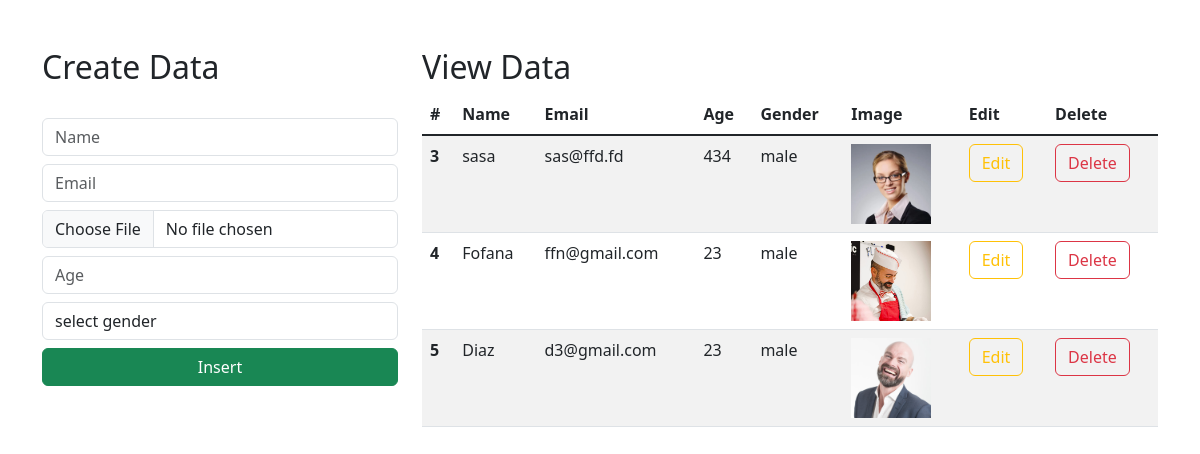
The page / on the database its author committed.
### app/models.py (models this page shows, shortened)
class Student(models.Model):
    name=models.CharField(max_length=25,blank=False,null=False)
    email=models.EmailField()
    age=models.IntegerField()
    gender=models.CharField(max_length=25,blank=False,null=False)
    image = models.ImageField(upload_to='uploads/images', default="logo.png")

### app/views.py (the view)
# urls.py: path('',views.index,name="index"),
def index(request):
    data=Student.objects.all()
    context={"data":data}
    return render(request,"index.html",context)

### app/templates/index.html (shortened to what this page needs)
<!doctype html>
<html lang="en">
    <link href="https://cdn.jsdelivr.net/npm/bootstrap@5.3.0-alpha1/dist/css/bootstrap.min.css" rel="stylesheet">
  <head>
  </head>
  <body>
      <div class="container mt-5">
        <div class="row">
            <div class="col-md-4">
                <h2>Create Data</h2>
                <br>
                <form action="/insert" method="post" enctype="multipart/form-data">
                    <div class="form-group">
                        <input type="text" class="form-control" placeholder="Name" name="name" required>
                    </div>
                    <div class="form-group">
                        <input type="email" class="form-control  mt-2" placeholder="Email" name="email" required>
                    </div>
                    <div class="form-group">
                        <input type="file" class="form-control  mt-2" placeholder="Age" name="image" required>
                    </div>
                    <div class="form-group">
                        <input type="number" class="form-control  mt-2" placeholder="Age" name="age" required>
                    </div>
                    <div class="form-group mt-2">
                        <select id="gender" name="gender" class="form-control" required>
                            <option selected value="">select gender</option>
                        </select>
                    </div>
                    <div class="d-grid gap-2">
                        <button class="btn btn-success mt-2" type="submit">Insert</button>
                    </div>
                </form>
            </div>
            <div class="col-md-8">
                <h2>View Data</h2>
                <table class="table table-striped table-hover">
                    <thead>
                      <tr>
                        <th scope="col">#</th>
                        <th scope="col">Name</th>
                        <th scope="col">Email</th>
                        <th scope="col">Age</th>
                        <th scope="col">Gender</th>
                          <th scope="col">Image</th>
                        <th scope="col">Edit</th>
                        <th scope="col">Delete</th>
                      </tr>
                    </thead>
                    <tbody class="table-group-divider">
                    {% for d in data %}
                      <tr>
                        <th scope="row">{{d.id}}</th>
                        <td>{{d.name}}</td>
                        <td>{{d.email}}</td>
                        <td>{{d.age}}</td>
                        <td>{{d.gender}}</td>
                          <td >
                              <img width="80px" src="media/{{ d.image }}" alt="{{ d.image }}">
                          </td>
                        <td><a href="/update/{{d.id}}" type="button" class="btn btn-outline-warning">Edit</a></td>
                        <td><a href="/delete/{{d.id}}" type="button" class="btn btn-outline-danger">Delete</a></td>
                      </tr>
                    {% endfor %}
                    </tbody>
                  </table>
            </div>
        </div>
      </div>
  </body>
</html>

### rows shown on the page
Student: id "3", name "sasa", email "sas@ffd.fd", age "434", gender "male", image (picture)
Student: id "4", name "Fofana", email "ffn@gmail.com", age "23", gender "male", image (picture)
Student: id "5", name "Diaz", email "d3@gmail.com", age "23", gender "male", image (picture)
